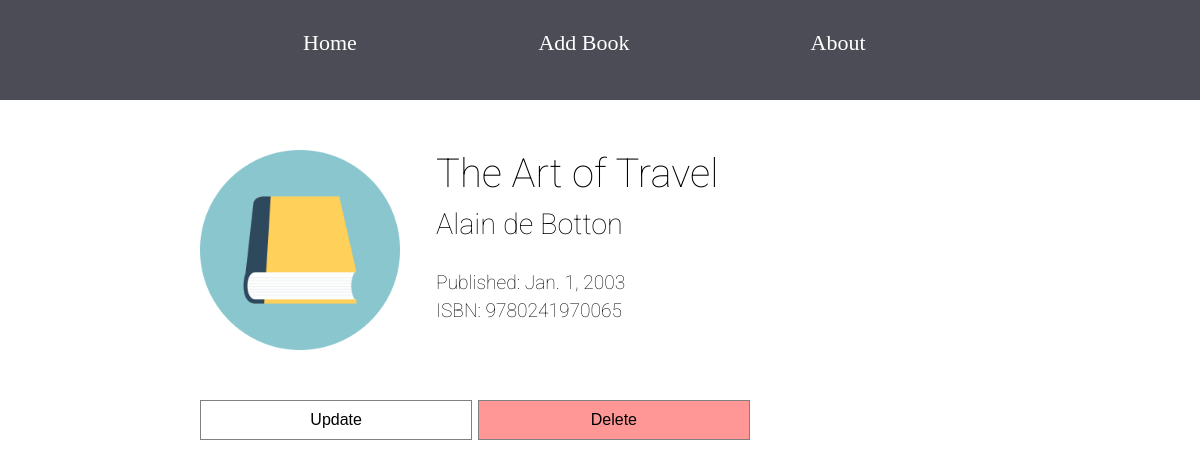
/details/4/, run on the app's committed database.
### books/models.py (models this page shows, shortened)
class Book(models.Model):
    GENRE_LIST = [
        ('FA', 'Fantasy'),
        ('SF', 'Science Fiction'),
        ('TH', 'Thriller'),
        ('MY', 'Mystery'),
        ('DY', 'Dystopia'),
        ('SS', 'Short Story'),
        ('SU', 'Surrealism'),
        ('SC', 'Science'),
        ('EC', 'Economics'),
        ('MA', 'Maths'),
        ('HI', 'History'),
        ('PH', 'Philosophy'),
        ('FI', 'Finance'),
        ('OT', 'Other'),
        ]
    BOOK_TYPES = [
        ('FI', "Fiction"),
        ('NF', "Non-Fiction"),
    ]
    book_title = models.CharField("Book Title", max_length = 200)
    author = models.CharField(max_length=200)
    publication_date = models.DateField("Publication Date", null=True, blank=True)
    isbn = models.PositiveIntegerField("ISBN", null=True, blank=True, unique=True)
    cost = models.DecimalField(null=True, blank=True, decimal_places=2, max_digits=6)
    added_date = models.DateField(null=True, blank=True)
    borrowed_to = models.CharField(max_length=200, null=True, blank=True)
    genre = models.CharField(max_length=20, choices=GENRE_LIST)
    book_type = models.CharField("Fiction or Non-Fiction", max_length=40, choices=BOOK_TYPES)

### books/views.py (the view)
# urls.py: path('details/<pk>/', views.BookDetailView.as_view(), name='book_details'),
class BookDetailView(DetailView):
    context_object_name = 'book_detail'
    model = models.Book
    template_name = 'books/book_details.html'

### templates/books/book_details.html
{% extends 'books/base.html' %}
{% block body_block %}
<div class="container">
    <div class="book-detail">
        <div class="book-sect book-image">
        </div>
        <div class="book-sect book-info">
            <h1>{{ book_detail.book_title }}</h1>
            <h2>{{ book_detail.author }}</h2>
            <h3>Published: {{ book_detail.publication_date }}</h3>
            <h3>ISBN: {{ book_detail.isbn }}</h3>
        </div>
    </div>
    <div class="button-container">
        <a href="{% url 'book_app:book_update' pk=book_detail.pk %}">
            <button class="button-medium">Update</button>
        </a>
        <a href="{% url 'book_app:book_delete' pk=book_detail.pk %}">
                <button class="button-medium button-danger">Delete</button>
            </a>
    </div>
</div>
{% endblock %}

### templates/books/base.html (shortened to what this page needs)
{% load static %}
<!DOCTYPE html>
<html lang="en">
<head>
    <link rel="stylesheet" href="{% static "css/base.css" %}">
</head>
<body>
    <div class="nav-section">
        <nav class="navbar">
            <ul>
                <a href="{% url 'book_app:index' %}"><li>Home</li></a>
                <a href="{% url 'book_app:book_create' %}"><li>Add Book</li></a>
                <a href="{% url 'book_app:about' %}"><li>About</li></a>
            </ul>
        </nav>
    </div>
    {% block body_block %}
    {% endblock %}
</body>
</html>

### static/css/base.css (style rules this page uses)
* { margin: 0; padding: 0; box-sizing: border-box; }
html { font-size: 16px; }
li { text-decoration: none; }
.container { margin: 40px 200px; }
.nav-section { height: 100px; margin: 0 auto; }
.navbar { padding-left: 205px; position: fixed; background: #4B4C56; width: 100%; }
.navbar a { display: inline-block; padding: 30px; height: 100px; background: #4B4C56; text-align: center; width: 250px; list-style: none; text-decoration: none; color: white; font-family: "Crimson Text", serif; font-size: 22px; }
.book-detail { width: 100%; margin-top: 50px; }
.book-sect { display: inline-block; vertical-align: top; font-family: 'Roboto', sans-serif; }
.book-detail .book-image { background-image: url(../images/book_image.png); background-repeat: no-repeat; background-position: top; background-size: contain; height: 250px; width: 200px; margin-right: 4%; }
.book-detail .book-info { width: 500px; }
.book-detail .book-info h1 { font-size: 2.5rem; padding-bottom: 10px; font-weight: lighter; }
.book-detail .book-info h2 { font-size: 1.8rem; padding-bottom: 30px; font-weight: lighter; }
.book-detail .book-info h3 { font-size: 1.2rem; padding-bottom: 5px; font-weight: lighter; }
.button-container { display: inline-flex; width: 550px; justify-content: space-between; }
.button-container a, .delete-form { width: 49.5%; }
.button-medium { border: 1px solid grey; background-color: white; color: black; padding: 10px 32px; font-size: 1rem; width: 100%; }
.button-danger { background-color: rgb(255, 151, 151); }

### data on the page
Book: book_title "The Art of Travel", author "Alain de Botton", publication_date "Jan. 1, 2003", isbn "9780241970065"
